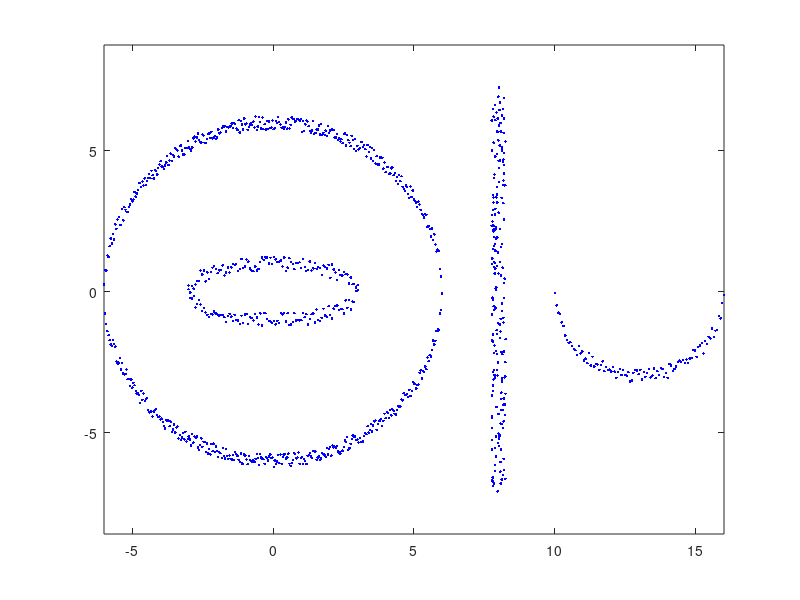

Reproduce this figure in MATLAB. (Note: this script raises an error after producing the figure.)
% Example 7.5.4
% "Introduction to Pattern Recognition: A MATLAB Approach"
% S. Theodoridis, A. Pikrakis, K. Koutroumbas, D. Cavouras

close('all');
clear

% 1. Generate the first cluster of points of the data set X6
rand('seed',0)
n_points=[600 200 200 100]; %Points per cluster
noise=.5;
X6=[];
% Construction of the 1st cluster (circle, center (0,0), R=6)
R=6;
mini=-R;
maxi=R;
step=(maxi-mini)/(fix(n_points(1)/2)-1);
for x=mini:step:maxi
    y1=sqrt(R^2-x^2)+noise*(rand-.5);
    y2=-sqrt(R^2-x^2)+noise*(rand-.5);
    X6=[X6; x y1; x y2];
end

% Generate the second cluster of points of X6 (ellipse, centered at (0,0), a=3,b=1))
a=3;
b=1;
mini=-a;
maxi=a;
step=(maxi-mini)/(fix(n_points(2)/2)-1);
for x=mini:step:maxi
    y1=b*sqrt(1-x^2/a^2)+noise*(rand-.5);
    y2=-b*sqrt(1-x^2/a^2)+noise*(rand-.5);
    X6=[X6; x y1; x y2];
end

% Generate the third cluster of points of X6 (line segment, endpoints (8,-7), (8,7))
mini=-7;
maxi=7;
step=(maxi-mini)/(n_points(3)-1);
x_coord=8;
for y=mini:step:maxi
    X6=[X6; x_coord+noise*(rand-.5) y+noise*(rand-.5)];
end

% Finally, generate the fourth cluster of points of X6 (semicircle, center (13,0), R=3;, y<0)
R=3;
x_center=13;
mini=x_center-R;
maxi=x_center+R;
step=(maxi-mini)/(n_points(4)-1);
for x=mini:step:maxi
    y=-sqrt(R^2-(x-x_center)^2)+noise*(rand-.5);
    X6=[X6; x y];
end
X6=X6';

% Plot the data set
figure(1), plot(X6(1,:),X6(2,:),'.b')
figure(1), axis equal


% Apply the k-means algorithm
m=4;
[l,N]=size(X6);
rand('seed',0)
theta_ini=rand(l,m);
[theta,bel,J]=k_means(X6,theta_ini);

% Plot X6, using different colors for points from different clusters
figure(2), hold on
figure(2), plot(X6(1,bel==1),X6(2,bel==1),'r.',...
X6(1,bel==2),X6(2,bel==2),'g*',X6(1,bel==3),X6(2,bel==3),'bo',...
X6(1,bel==4),X6(2,bel==4),'cx',X6(1,bel==5),X6(2,bel==5),'md',...
X6(1,bel==6),X6(2,bel==6),'yp',X6(1,bel==7),X6(2,bel==7),'ks')
figure(2), plot(theta(1,:),theta(2,:),'k+')
figure(2), axis equal

